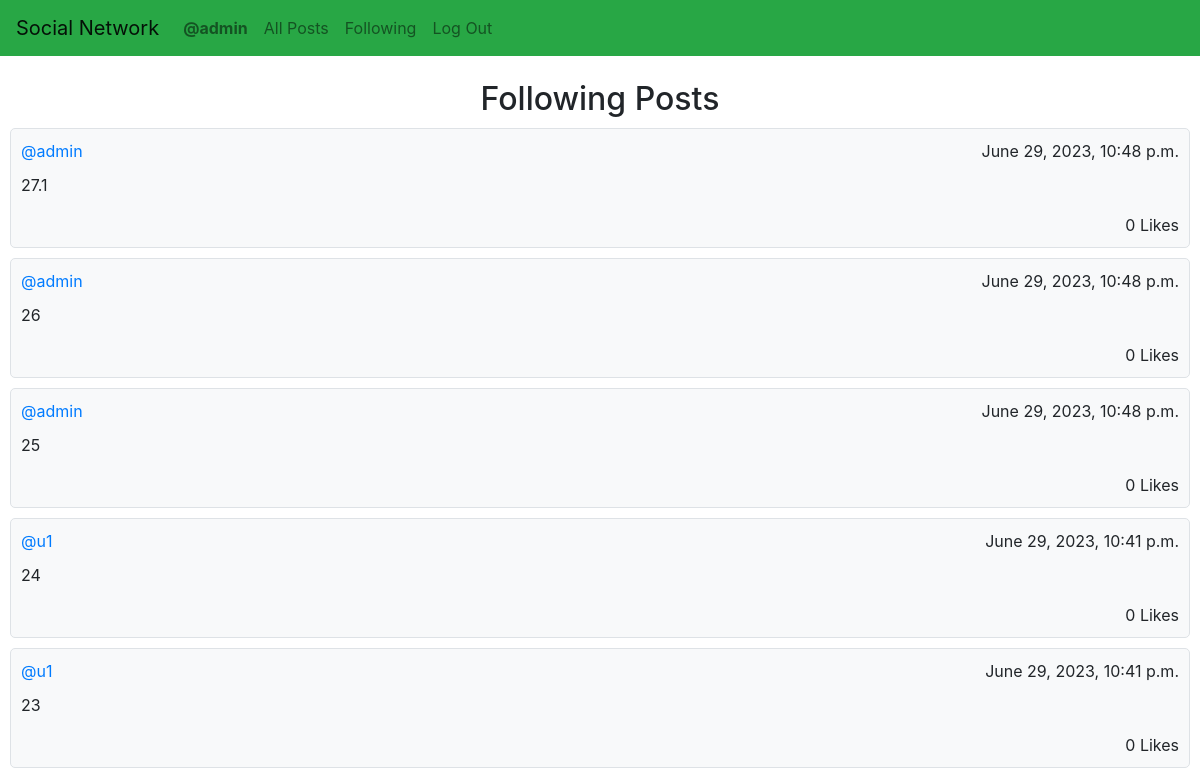
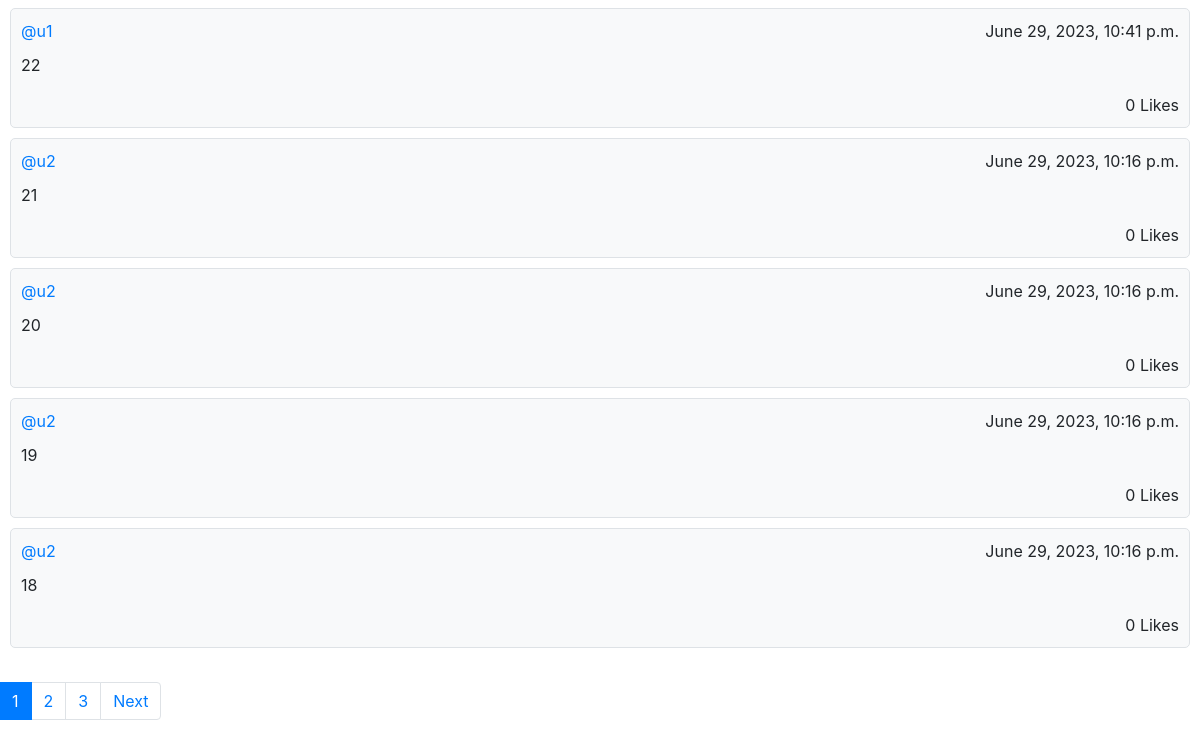
/following (signed in), run on an earlier commit of the app's database (2 pictures, top to bottom).
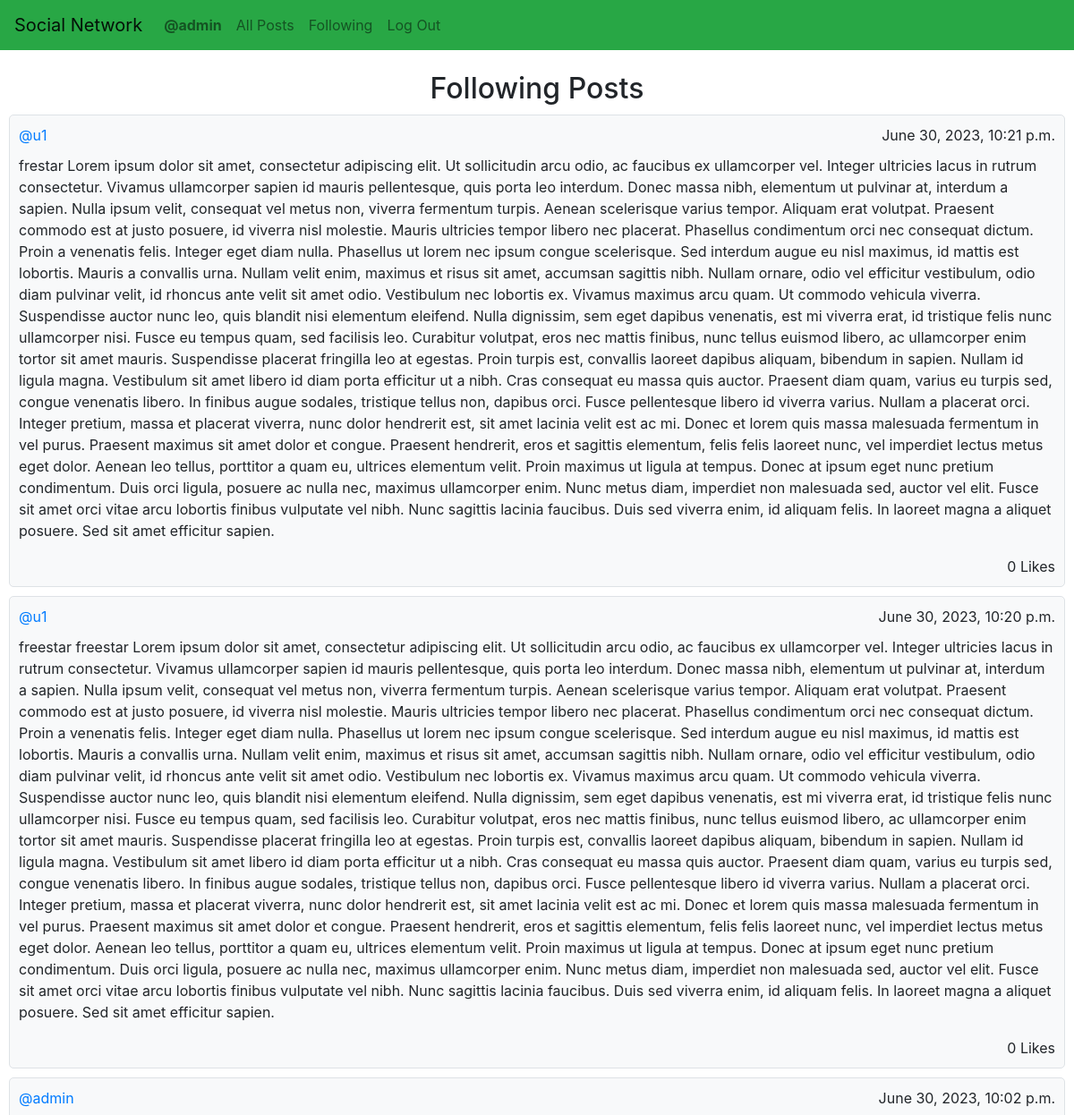
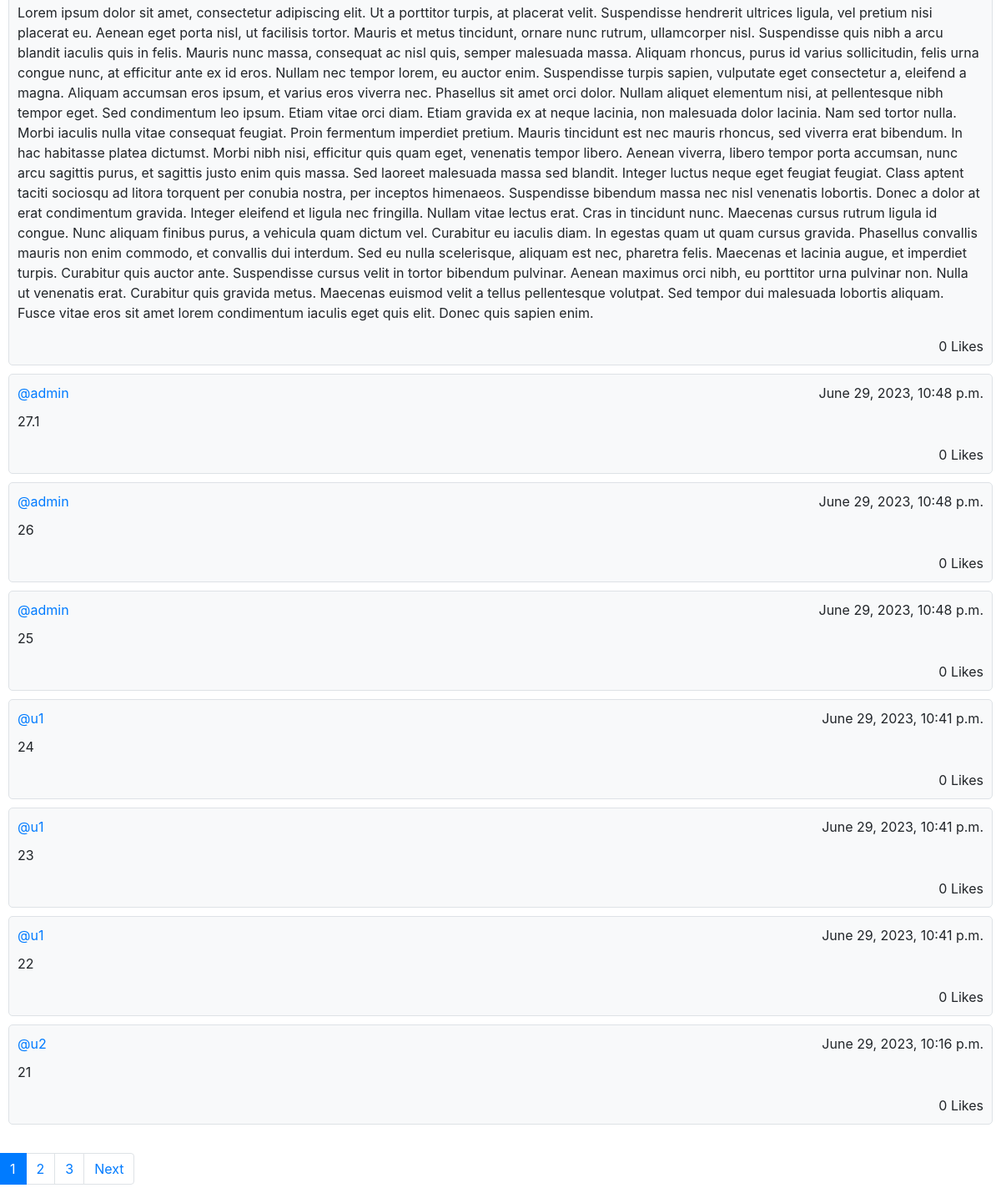
And on a later commit of the database (2 pictures, top to bottom).
### network/models.py (models this page shows, shortened)
class Post(models.Model):
    user = models.ForeignKey(User, on_delete=models.CASCADE, related_name="posts")
    content = models.TextField(blank=True)
    timestamp = models.DateTimeField(auto_now_add=True)
    likes = models.ManyToManyField(User, related_name="like", blank=True)

class User(AbstractUser):
    pass
    followers = models.ManyToManyField("User", related_name="My_followers", blank=True)
    following = models.ManyToManyField("User", related_name="Im_following", blank=True)

### network/views.py (the view)
# urls.py: path("following", views.following, name="following"),
def following(request):
    if not request.user.is_authenticated:
        return HttpResponseRedirect(reverse("login"))
    else:
        user = User.objects.get(username=request.user.username)
        posts = Post.objects.filter(user__in=user.following.all()).order_by("-timestamp")
        paginator = Paginator(posts, 10) # Show 10 contacts per page.
        page_number = request.GET.get('page')
        page_obj = paginator.get_page(page_number)
        return render(request, "network/following.html", {
            "posts": page_obj,
            "user": user,
            "logged_in_user": request.user.username
    })

### network/templates/network/following.html (shortened to what this page needs)
{% extends "network/layout.html" %}
{% block body %}
    <br>
    <h2>Following Posts</h2>
    {% for post in posts %}
        <div class="post" onclick="location.href = '{% url 'post' post.id%}';">
            <div class="post-header">
                <a href="{% url 'profile' post.user.username %}">@{{ post.user.username }}</a>
                <span class="float-right">{{ post.timestamp }}</span>
            </div>
            <div class="post-body">
                <p>{{ post.content }}</p>
            </div>
            <div class="post-footer">
                <div class="post-footer">
                    {% if post.likes.count == 1 %}
                        <span>{{ post.likes.count }} Like</span>
                    {% else %}
                        <span>{{ post.likes.count }} Likes</span>
                    {% endif %}
                </div>
            </div>
        </div>
    {% endfor %}
    <br>
    <nav aria-label="...">
        <ul class="pagination">
            {% for num in posts.paginator.page_range %}
                {% if posts.number == num %}
                    <li class="page-item active" aria-current="page">
                        <span class="page-link">
                            {{ num }}
                        </span>
                    </li>
                {% else %}
                    <li class="page-item"><a class="page-link" href="?page={{ num }}">{{ num }}</a></li>
                {% endif %}
            {% endfor %}
            <li class="page-item">
            {% if posts.has_next %}
                <a class="page-link" href="?page={{ posts.next_page_number }}">Next</a>
            {% endif %}
            </li>
        </ul>
    </nav>
{% endblock %}

What changed in the data, as far as the page shows it:
no longer on this page (row unchanged): Post: user.username "u2", timestamp "June 29, 2023, 10:16 p.m.", content "20", likes.count "0"
no longer on this page (row unchanged): Post: user.username "u2", timestamp "June 29, 2023, 10:16 p.m.", content "19", likes.count "0"
no longer on this page (row unchanged): Post: user.username "u2", timestamp "June 29, 2023, 10:16 p.m.", content "18", likes.count "0"
added Post: user.username "u1", timestamp "June 30, 2023, 10:21 p.m.", content "frestar Lorem ipsum dolor sit amet, consectetur adipiscing elit. Ut sollicitudin arcu odio, ac faucibus ex ullamcorper vel. Integer ultricies lacus in rutrum consectetur. Vivamus ullamcorper sapien id mauris pellentesque, quis porta leo interdum. Donec massa nibh, elementum ut pulvinar at, interdum a sapien. Nulla ipsum velit, consequat vel metus non, viverra fermentum turpis. Aenean scelerisque varius tempor. Aliquam erat volutpat. Praesent commodo est at justo posuere, id viverra nisl molestie. Mauris ultricies tempor libero nec placerat. Phasellus condimentum orci nec consequat dictum. Proin a venenatis felis. Integer eget diam nulla. Phasellus ut lorem nec ipsum congue scelerisque. Sed…", likes.count "0"
added Post: user.username "u1", timestamp "June 30, 2023, 10:20 p.m.", content "freestar freestar Lorem ipsum dolor sit amet, consectetur adipiscing elit. Ut sollicitudin arcu odio, ac faucibus ex ullamcorper vel. Integer ultricies lacus in rutrum consectetur. Vivamus ullamcorper sapien id mauris pellentesque, quis porta leo interdum. Donec massa nibh, elementum ut pulvinar at, interdum a sapien. Nulla ipsum velit, consequat vel metus non, viverra fermentum turpis. Aenean scelerisque varius tempor. Aliquam erat volutpat. Praesent commodo est at justo posuere, id viverra nisl molestie. Mauris ultricies tempor libero nec placerat. Phasellus condimentum orci nec consequat dictum. Proin a venenatis felis. Integer eget diam nulla. Phasellus ut lorem nec ipsum congue…", likes.count "0"
added Post: user.username "admin", timestamp "June 30, 2023, 10:02 p.m.", content "Lorem ipsum dolor sit amet, consectetur adipiscing elit. Ut a porttitor turpis, at placerat velit. Suspendisse hendrerit ultrices ligula, vel pretium nisi placerat eu. Aenean eget porta nisl, ut facilisis tortor. Mauris et metus tincidunt, ornare nunc rutrum, ullamcorper nisl. Suspendisse quis nibh a arcu blandit iaculis quis in felis. Mauris nunc massa, consequat ac nisl quis, semper malesuada massa. Aliquam rhoncus, purus id varius sollicitudin, felis urna congue nunc, at efficitur ante ex id eros. Nullam nec tempor lorem, eu auctor enim. Suspendisse turpis sapien, vulputate eget consectetur a, eleifend a magna. Aliquam accumsan eros ipsum, et varius eros viverra nec. Phasellus sit amet…", likes.count "0"
